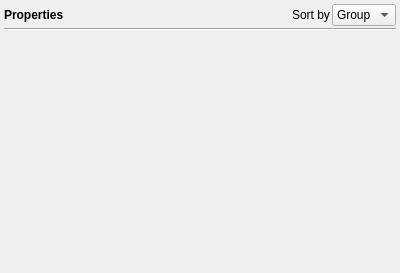
<?xml version="1.0" encoding="UTF-8"?>
<ui version="4.0">
 <class>PropertyPanel</class>
 <widget class="QWidget" name="PropertyPanel">
  <property name="geometry">
   <rect>
    <x>0</x>
    <y>0</y>
    <width>400</width>
    <height>273</height>
   </rect>
  </property>
  <property name="windowTitle">
   <string>Form</string>
  </property>
  <layout class="QVBoxLayout" name="verticalLayout_2">
   <property name="spacing">
    <number>2</number>
   </property>
   <property name="margin">
    <number>4</number>
   </property>
   <item>
    <layout class="QHBoxLayout" name="horizontalLayout" stretch="0,0,0,0">
     <property name="sizeConstraint">
      <enum>QLayout::SetMaximumSize</enum>
     </property>
     <item>
      <widget class="QLabel" name="mLabel">
       <property name="font">
        <font>
         <weight>75</weight>
         <bold>true</bold>
        </font>
       </property>
       <property name="text">
        <string>Properties</string>
       </property>
      </widget>
     </item>
     <item>
      <spacer name="horizontalSpacer">
       <property name="orientation">
        <enum>Qt::Horizontal</enum>
       </property>
       <property name="sizeHint" stdset="0">
        <size>
         <width>40</width>
         <height>20</height>
        </size>
       </property>
      </spacer>
     </item>
     <item>
      <widget class="QLabel" name="mLabelSort">
       <property name="text">
        <string>Sort by</string>
       </property>
      </widget>
     </item>
     <item>
      <widget class="QComboBox" name="mSortMode">
       <item>
        <property name="text">
         <string>Group</string>
        </property>
       </item>
       <item>
        <property name="text">
         <string>Name</string>
        </property>
       </item>
       <item>
        <property name="text">
         <string>Type</string>
        </property>
       </item>
      </widget>
     </item>
    </layout>
   </item>
   <item>
    <widget class="Line" name="line">
     <property name="orientation">
      <enum>Qt::Horizontal</enum>
     </property>
    </widget>
   </item>
   <item>
    <widget class="QScrollArea" name="mScrollArea">
     <property name="frameShape">
      <enum>QFrame::NoFrame</enum>
     </property>
     <property name="lineWidth">
      <number>0</number>
     </property>
     <property name="widgetResizable">
      <bool>true</bool>
     </property>
     <widget class="QWidget" name="scrollAreaWidgetContents">
      <property name="geometry">
       <rect>
        <x>0</x>
        <y>0</y>
        <width>392</width>
        <height>234</height>
       </rect>
      </property>
      <layout class="QVBoxLayout" name="verticalLayout_3">
       <property name="spacing">
        <number>0</number>
       </property>
       <property name="margin">
        <number>0</number>
       </property>
       <item>
        <layout class="QVBoxLayout" name="mContentArea">
         <property name="spacing">
          <number>0</number>
         </property>
         <property name="sizeConstraint">
          <enum>QLayout::SetMinimumSize</enum>
         </property>
        </layout>
       </item>
       <item>
        <spacer name="verticalSpacer">
         <property name="orientation">
          <enum>Qt::Vertical</enum>
         </property>
         <property name="sizeHint" stdset="0">
          <size>
           <width>20</width>
           <height>40</height>
          </size>
         </property>
        </spacer>
       </item>
      </layout>
     </widget>
    </widget>
   </item>
  </layout>
 </widget>
 <resources/>
 <connections/>
</ui>
